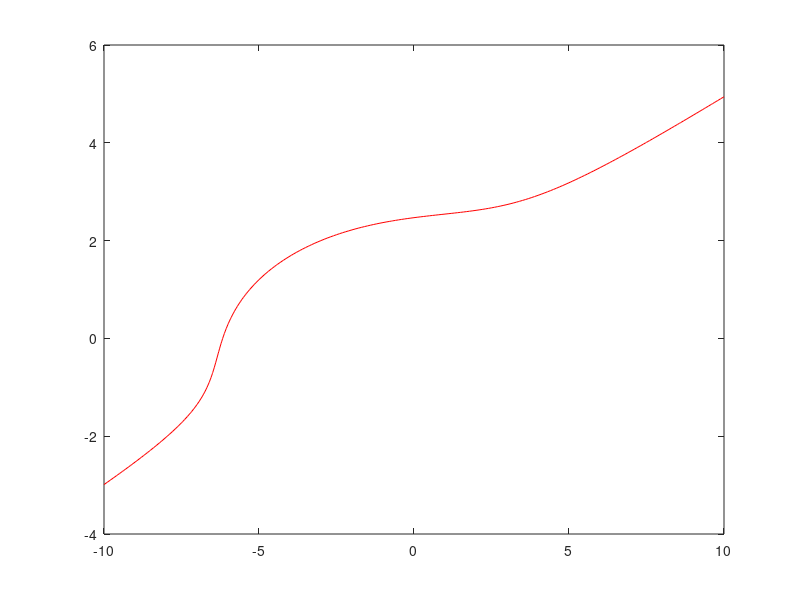

The MATLAB source for this figure: (Note: this script raises an error after producing the figure.)
clear all; close all; clc
%%
a = 1;
r = -10*a:0.1:10*a;
rx = 5;
ry = 2;
[x,y] = meshgrid(r,r);
d = -pi/4;
%theta = linspace(0,2*pi,100);
e = cos(d) + 1i*sin(d);
z = (x/rx + 1i*y/ry)*e;
%R = real(z)/rx;
%I = imag(z)/ry;
%z = R+i*I;
psi = imag(z+1./z);
%M=contour(r,r,psi,[0, 0.25, 0.5, 0.75, 1, -0.25, -0.5, -0.75, -1],'r');%% Keep as [1,-1] for best path
M=contourc(r,r,psi,[0.3,0.3]);
plot(M(1,2:1+M(2,1)), M(2,2:1+M(2,1)),'r');

%%
[x,y,z] = C2xyz(M);
%%
figure
hold on
grid on
axis equal
plot3(l(1,2,:)', l(2,2,:)', l(3,2,:)','r');
%plot(M(1,2:1+M(2,1)), M(2,2:1+M(2,1)),'r');
%plot(M(1,end/2+2:end/2 + M(2,end/2+1)), M(2,end/2+2:end/2 + M(2,end/2+1)),'r');
%plot(rx*a*cos(theta),ry*a*sin(theta))
%plot3(M(1,:),M(2,:),M(3,:),'b')
%%
x0 = 14;
y0 = 8 ;
z0 = 0 ;
A = [1/4 0 0; 0 1/9 0; 0 0 1/25];
%% [Aye,Bye,qx,qy,qz]=intersection_elipsoid_plane2([A(1,1) A(2,2) A(3,3) (A(2,1)+A(1,2))/2 (A(3,1)+A(1,3))/2 (A(2,3)+A(3,2))/2 (-2*A(1,1)*x0-(A(2,1)+A(1,2))*y0-(A(3,1)+A(1,3))*z0)/2 (-2*A(2,2)*y0-(A(2,1)+A(1,2))*x0-(A(3,2)+A(2,3))*z0)/2 (-2*A(3,3)*z0-(A(3,2)+A(2,3))*y0-(A(3,1)+A(1,3))*x0)/2 A(1,1)*x0^2+A(2,2)*y0^2+A(3,3)*z0^2 + (A(2,1)+A(1,2))*x0*y0 + (A(3,1)+A(1,3))*z0*x0 + (A(2,3)+A(3,2))*y0*z0-1], [1 1 1 1])
ra = svd(A);
Zdash = [0;0;1];
plane = [Zdash' -4];
for q = 1:4
    if abs(plane(q))<0.001
        plane(q) = 0.001;
    end
end
%[Aye,Bye,qx,qy,qz]=intersection_elipsoid_plane2([A(1,1) A(2,2) A(3,3) (A(2,1)+A(1,2))/2 (A(3,1)+A(1,3))/2 (A(2,3)+A(3,2))/2 (-2*A(1,1)*x0-(A(2,1)+A(1,2))*y0-(A(3,1)+A(1,3))*z0)/2 (-2*A(2,2)*y0-(A(2,1)+A(1,2))*x0-(A(3,2)+A(2,3))*z0)/2 (-2*A(3,3)*z0-(A(3,2)+A(2,3))*y0-(A(3,1)+A(1,3))*x0)/2 A(1,1)*x0^2+A(2,2)*y0^2+A(3,3)*z0^2 + (A(2,1)+A(1,2))*x0*y0 + (A(3,1)+A(1,3))*z0*x0 + (A(2,3)+A(3,2))*y0*z0-1], [1 1 1 1])

[Aye,Bye,qx,qy,qz]=intersection_elipsoid_plane2([A(1,1) A(2,2) A(3,3) (A(2,1)+A(1,2))/2 (A(3,1)+A(1,3))/2 (A(2,3)+A(3,2))/2 0 0 0 -1], plane)
Oe = [0;0;0];
Xg = [5;5;4];
Xdash = [qx;qy;qz] - Xg + Oe;
Xdash = Xdash/norm(Xdash);
Zdash = Zdash/norm(Zdash);
Ydash = cross(Zdash,Xdash);
%%%%%%% Add the fmincon function for finding the angle of attack
%%
AOA = fmincon(@(theta) FindAOA(theta, Aye, [qx;qy;qz], Xdash, Zdash, A),0.1, [1;-1], [pi/2;pi/2]);
Non_Transformed_Plane_AOA = atan((Aye/Bye)*tan(AOA));
%%
a = 1;
r = -10*a:0.1:10*a;
[x,y] = meshgrid(r,r);
theta = linspace(0,2*pi,100);
e = cos(Non_Transformed_Plane_AOA) + 1i*sin(Non_Transformed_Plane_AOA);
z = (x/Aye + 1i*y/Bye)*e;
%R = real(z)/rx;
%I = imag(z)/ry;
%z = R+i*I;
psi = imag(z+1./z);
figure
hold on
grid on
axis equal
M=contourc(r,r,psi,[0.25,-0.25]); %% Keep as [1,-1] for best path
plot(M(1,2:1+M(2,1)), M(2,2:1+M(2,1)),'r');
plot(M(1,end/2+2:end/2 + M(2,end/2+1)), M(2,end/2+2:end/2 + M(2,end/2+1)),'r');
plot(Aye*a*cos(theta),ry*Bye*sin(theta))
%%
Rotation_Matrix = RotMatrix(AOA, Zdash);
Xdashdash = Rotation_Matrix*Xdash;
Ydashdash = Rotation_Matrix*Ydash;
figure
hold on
grid on
ellipsoid(0,0,0,ra(1)^-0.5,ra(2)^-0.5,ra(3)^-0.5)
for i = 1:M(2,1)
    P = Xdashdash*M(1,1+i) + Ydashdash*M(2,1+i);
    plot3(P(1), P(2), P(3),'.-');
end
xlabel('X-axis');
ylabel('Y-axis');
zlabel('Z-axis');
%{
% Define the plane equation: z = ax + by + c
a = -plane(1)/plane(3);
b = -plane(2)/plane(3);
c = -plane(4)/plane(3);

% Define the range of x and y values
[x, y] = meshgrid(-10:0.1:10, -10:0.1:10);

% Calculate the corresponding z values
z = a * x + b * y + c;

% Plot the plane using surf
surf(x, y, z, 'FaceAlpha', 0.7);
title('Plane in 3D');
%}
xlabel('X-axis');
ylabel('Y-axis');
zlabel('Z-axis');

%%
function y = FindAOA(theta, Rx, C, Xdash, Zdash, A)
Rotation_Matrix = RotMatrix(theta,Zdash);
y = ((Rx*Rotation_Matrix*Xdash)'*A*(Rx*Rotation_Matrix*Xdash)-1)^2;
end

function rm = RotMatrix(Theta, Zdash)
eulzxy = quat2eul([cos(Theta/2) sin(Theta/2)*Zdash']);

% Thetax = Theta*Zdash(1);
% Thetay = Theta*Zdash(2);
% Thetaz = Theta*Zdash(3);

Thetax = eulzxy(3);
Thetay = eulzxy(2);
Thetaz = eulzxy(1);

Rx = [1 0           0;
      0 cos(Thetax) -sin(Thetax);
      0 sin(Thetax) cos(Thetax)];

Ry = [cos(Thetay)  0 sin(Thetay);
      0            1 0;
      -sin(Thetay) 0 cos(Thetay)];

Rz = [cos(Thetaz) -sin(Thetaz) 0;
      sin(Thetaz) cos(Thetaz)  0;
      0           0            1];

rm = Rx*Ry*Rz;
end
%{
theta = Got from the fmincon
Find the stream function value
Follow stream line for this value of stream function
%}